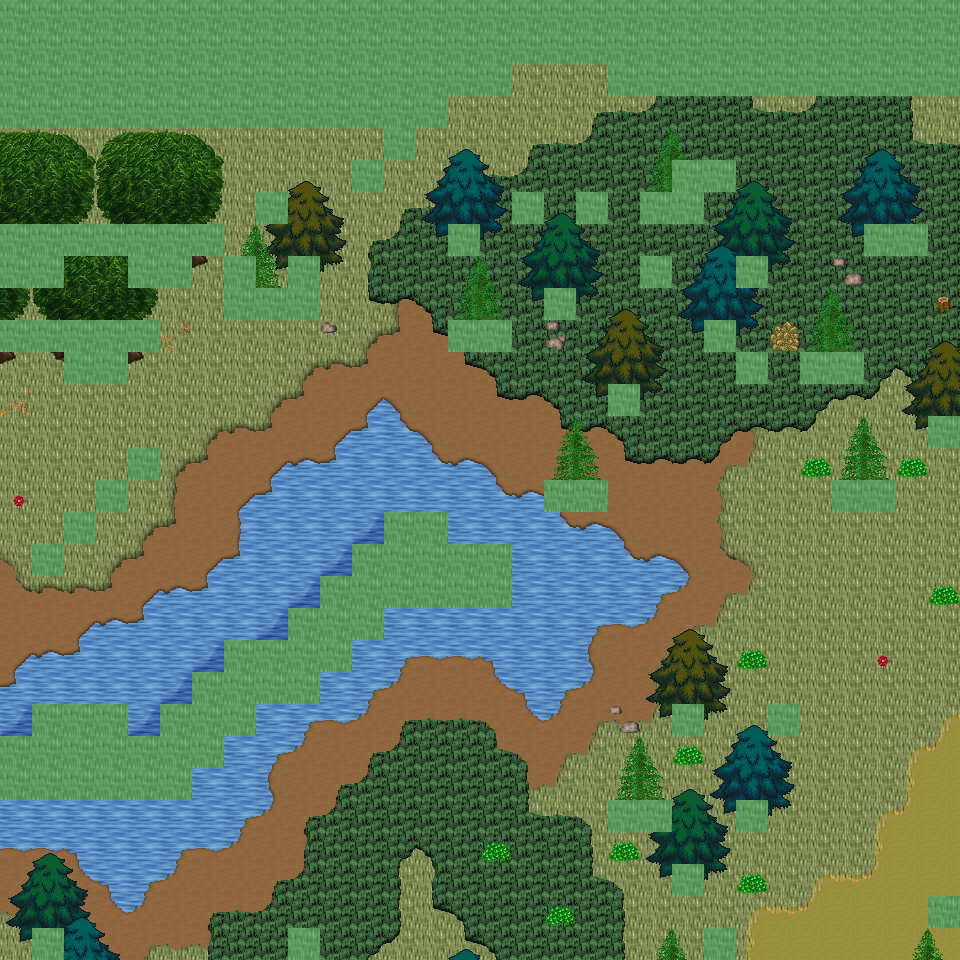

This is a level from a 2D game, rendered from its Tiled map with the project's own tilesets. A one-line summary and the map file follow, with tile-layer data summarised:
An orthogonal 30x30 tile map with 32x32 px tiles, 6 tile layers (Ground, Object, Object2, Above, ...), 48 tilesets and 11 objects (11x mapExit).

<map version="1.0" orientation="orthogonal" renderorder="right-down" width="30" height="30" tilewidth="32" tileheight="32" nextobjectid="12">
  <tileset firstgid="1" name="tileset_ground_ground" tilewidth="32" tileheight="32" tilecount="33" columns="3">
    <image source="../drawable/tileset_ground_ground.png" width="96" height="352" />
  </tileset>
  <tileset firstgid="34" name="tileset_ground_ground_2" tilewidth="32" tileheight="32" tilecount="4" columns="4">
    <image source="../drawable/tileset_ground_ground_2.png" width="128" height="32" />
  </tileset>
  <tileset firstgid="38" name="tileset_ground_ridge_earth_dark" tilewidth="32" tileheight="32" tilecount="96" columns="12">
    <image source="../drawable/tileset_ground_ridge_earth_dark.png" width="384" height="256" />
  </tileset>
  <tileset firstgid="134" name="tileset_plant_grasses" tilewidth="32" tileheight="32" tilecount="6" columns="3">
    <image source="../drawable/tileset_plant_grasses.png" width="96" height="64" />
  </tileset>
  <tileset firstgid="140" name="tileset_plant_bush_bushes" tilewidth="32" tileheight="32" tilecount="10" columns="5">
    <image source="../drawable/tileset_plant_bush_bushes.png" width="160" height="64" />
  </tileset>
  <tileset firstgid="150" name="tileset_plant_flower_daisy_white" tilewidth="32" tileheight="32" tilecount="8" columns="2">
    <image source="../drawable/tileset_plant_flower_daisy_white.png" width="64" height="128" />
  </tileset>
  <tileset firstgid="158" name="tileset_building_fence_fence_chunky" tilewidth="32" tileheight="32" tilecount="21" columns="3">
    <image source="../drawable/tileset_building_fence_fence_chunky.png" width="96" height="224" />
  </tileset>
  <tileset firstgid="179" name="tileset_ground_rock_rocks_2" tilewidth="32" tileheight="32" tilecount="4" columns="2">
    <image source="../drawable/tileset_ground_rock_rocks_2.png" width="64" height="64" />
  </tileset>
  <tileset firstgid="183" name="tileset_building_roof_green" tilewidth="32" tileheight="32" tilecount="20" columns="5">
    <image source="../drawable/tileset_building_roof_green.png" width="160" height="128" />
  </tileset>
  <tileset firstgid="203" name="tileset_building_wall_wall_brown" tilewidth="32" tileheight="32" tilecount="12" columns="3">
    <image source="../drawable/tileset_building_wall_wall_brown.png" width="96" height="128" />
  </tileset>
  <tileset firstgid="215" name="tileset_plant_flower_daisy_red" tilewidth="32" tileheight="32" tilecount="8" columns="2">
    <image source="../drawable/tileset_plant_flower_daisy_red.png" width="64" height="128" />
  </tileset>
  <tileset firstgid="223" name="tileset_item_corpse_huge_animal" tilewidth="32" tileheight="32" tilecount="16" columns="2">
    <image source="../drawable/tileset_item_corpse_huge_animal.png" width="64" height="256" />
  </tileset>
  <tileset firstgid="239" name="tileset_plant_stump_rectangular" tilewidth="32" tileheight="32" tilecount="4" columns="2">
    <image source="../drawable/tileset_plant_stump_rectangular.png" width="64" height="64" />
  </tileset>
  <tileset firstgid="243" name="tileset_ground_rock_pebbles" tilewidth="32" tileheight="32" tilecount="3" columns="1">
    <image source="../drawable/tileset_ground_rock_pebbles.png" width="32" height="96" />
  </tileset>
  <tileset firstgid="246" name="tileset_plant_tree_tree_green" tilewidth="32" tileheight="32" tilecount="88" columns="8">
    <image source="../drawable/tileset_plant_tree_tree_green.png" width="256" height="352" />
  </tileset>
  <tileset firstgid="334" name="tileset_item_pot_dark_barrel" tilewidth="32" tileheight="32" tilecount="2" columns="1">
    <image source="../drawable/tileset_item_pot_dark_barrel.png" width="32" height="64" />
  </tileset>
  <tileset firstgid="336" name="tileset_plant_leaves" tilewidth="32" tileheight="32" tilecount="8" columns="4">
    <image source="../drawable/tileset_plant_leaves.png" width="128" height="64" />
  </tileset>
  <tileset firstgid="344" name="tileset_item_statue_cross" tilewidth="32" tileheight="32" tilecount="1" columns="1">
    <image source="../drawable/tileset_item_statue_cross.png" width="32" height="32" />
  </tileset>
  <tileset firstgid="345" name="tileset_ground_ladder_vertical_dark" tilewidth="32" tileheight="32" tilecount="3" columns="3">
    <image source="../drawable/tileset_ground_ladder_vertical_dark.png" width="96" height="32" />
  </tileset>
  <tileset firstgid="348" name="tileset_furniture_light_dark_torch" tilewidth="32" tileheight="32" tilecount="8" columns="2">
    <image source="../drawable/tileset_furniture_light_dark_torch.png" width="64" height="128" />
  </tileset>
  <tileset firstgid="356" name="tileset_building_door_door_n" tilewidth="32" tileheight="32" tilecount="6" columns="3">
    <image source="../drawable/tileset_building_door_door_n.png" width="96" height="64" />
  </tileset>
  <tileset firstgid="362" name="tileset_building_window_window_long" tilewidth="32" tileheight="32" tilecount="3" columns="3">
    <image source="../drawable/tileset_building_window_window_long.png" width="96" height="32" />
  </tileset>
  <tileset firstgid="365" name="tileset_building_roof_yellow" tilewidth="32" tileheight="32" tilecount="20" columns="5">
    <image source="../drawable/tileset_building_roof_yellow.png" width="160" height="128" />
  </tileset>
  <tileset firstgid="385" name="tileset_plant_vine" tilewidth="32" tileheight="32" tilecount="3" columns="1">
    <image source="../drawable/tileset_plant_vine.png" width="32" height="96" />
  </tileset>
  <tileset firstgid="388" name="tileset_logic_portal" tilewidth="32" tileheight="32" tilecount="24" columns="8">
    <image source="../drawable/tileset_logic_portal.png" width="256" height="96" />
  </tileset>
  <tileset firstgid="412" name="tileset_logic_collision" tilewidth="32" tileheight="32" tilecount="1" columns="1">
    <image source="../drawable/tileset_logic_collision.png" width="32" height="32" />
  </tileset>
  <tileset firstgid="413" name="tileset_logic_protection" tilewidth="32" tileheight="32" tilecount="2" columns="2">
    <image source="../drawable/tileset_logic_protection.png" width="64" height="32" />
  </tileset>
  <tileset firstgid="415" name="tileset_ground_green_paving" tilewidth="32" tileheight="32" tilecount="18" columns="3">
    <image source="../drawable/tileset_ground_green_paving.png" width="96" height="192" />
  </tileset>
  <tileset firstgid="433" name="tileset_ground_grass_2" tilewidth="32" tileheight="32" tilecount="21" columns="3">
    <image source="../drawable/tileset_ground_grass_2.png" width="96" height="224" />
  </tileset>
  <tileset firstgid="454" name="tileset_ground_earth_edges" tilewidth="32" tileheight="32" tilecount="18" columns="6">
    <image source="../drawable/tileset_ground_earth_edges.png" width="192" height="96" />
  </tileset>
  <tileset firstgid="472" name="tileset_ground_grass_corners" tilewidth="32" tileheight="32" tilecount="24" columns="6">
    <image source="../drawable/tileset_ground_grass_corners.png" width="192" height="128" />
  </tileset>
  <tileset firstgid="496" name="tileset_ground_earth_edges_yellowgreen" tilewidth="32" tileheight="32" tilecount="15" columns="5">
    <image source="../drawable/tileset_ground_earth_edges_yellowgreen.png" width="160" height="96" />
  </tileset>
  <tileset firstgid="511" name="tileset_ground_water_pool" tilewidth="32" tileheight="32" tilecount="72" columns="3">
    <image source="../drawable/tileset_ground_water_pool.png" width="96" height="768" />
  </tileset>
  <tileset firstgid="583" name="tileset_building_house_pink_blue" tilewidth="32" tileheight="32" tilecount="99" columns="11">
    <image source="../drawable/tileset_building_house_pink_blue.png" width="352" height="288" />
  </tileset>
  <tileset firstgid="682" name="tileset_plant_flower_foxgloves" tilewidth="32" tileheight="32" tilecount="4" columns="2">
    <image source="../drawable/tileset_plant_flower_foxgloves.png" width="64" height="64" />
  </tileset>
  <tileset firstgid="686" name="tileset_plant_tree_evergreen" tilewidth="32" tileheight="32" tilecount="36" columns="3">
    <image source="../drawable/tileset_plant_tree_evergreen.png" width="96" height="384" />
  </tileset>
  <tileset firstgid="722" name="tileset_plant_tree_spruce" tilewidth="32" tileheight="32" tilecount="6" columns="2">
    <image source="../drawable/tileset_plant_tree_spruce.png" width="64" height="96" />
  </tileset>
  <tileset firstgid="728" name="tileset_plant_bush_large_green" tilewidth="32" tileheight="32" tilecount="9" columns="3">
    <image source="../drawable/tileset_plant_bush_large_green.png" width="96" height="96" />
  </tileset>
  <tileset firstgid="737" name="tileset_plant_stump_hollow_logs" tilewidth="32" tileheight="32" tilecount="6" columns="3">
    <image source="../drawable/tileset_plant_stump_hollow_logs.png" width="96" height="64" />
  </tileset>
  <tileset firstgid="743" name="tileset_plant_stump_small_stump" tilewidth="32" tileheight="32" tilecount="4" columns="2">
    <image source="../drawable/tileset_plant_stump_small_stump.png" width="64" height="64" />
  </tileset>
  <tileset firstgid="747" name="tileset_plant_bush_bush_pinks" tilewidth="32" tileheight="32" tilecount="4" columns="2">
    <image source="../drawable/tileset_plant_bush_bush_pinks.png" width="64" height="64" />
  </tileset>
  <tileset firstgid="751" name="tileset_building_outhouse" tilewidth="32" tileheight="32" tilecount="12" columns="3">
    <image source="../drawable/tileset_building_outhouse.png" width="96" height="128" />
  </tileset>
  <tileset firstgid="763" name="tileset_item_pot_wooden_bins" tilewidth="32" tileheight="32" tilecount="4" columns="2">
    <image source="../drawable/tileset_item_pot_wooden_bins.png" width="64" height="64" />
  </tileset>
  <tileset firstgid="767" name="tileset_ground_dry_grass" tilewidth="32" tileheight="32" tilecount="54" columns="9">
    <image source="../drawable/tileset_ground_dry_grass.png" width="288" height="192" />
  </tileset>
  <tileset firstgid="821" name="tileset_ground_grass_edges" tilewidth="32" tileheight="32" tilecount="36" columns="12">
    <image source="../drawable/tileset_ground_grass_edges.png" width="384" height="96" />
  </tileset>
  <tileset firstgid="857" name="tileset_light_light_1x1" tilewidth="32" tileheight="32" tilecount="3" columns="3">
    <image source="../drawable/tileset_light_light_1x1.png" width="96" height="32" />
  </tileset>
  <tileset firstgid="860" name="tileset_building_huts" tilewidth="32" tileheight="32" tilecount="338" columns="26">
    <image source="../drawable/tileset_building_huts.png" width="832" height="416" />
  </tileset>
  <tileset firstgid="1198" name="tileset_light_door_light" tilewidth="32" tileheight="32" tilecount="12" columns="3">
    <image source="../drawable/tileset_light_door_light.png" width="96" height="128" />
  </tileset>
  <layer name="Ground" width="30" height="30">
    <data>[900 cells, 900 non-empty, 12 distinct tile ids]</data>
  </layer>
  <layer name="Object" width="30" height="30">
    <data>[900 cells, 384 non-empty, 76 distinct tile ids]</data>
  </layer>
  <layer name="Object2" width="30" height="30">
    <data>[900 cells, 15 non-empty, 7 distinct tile ids]</data>
  </layer>
  <layer name="Above" width="30" height="30">
    <data>[900 cells, 106 non-empty, 30 distinct tile ids]</data>
  </layer>
  <layer name="Above2" width="30" height="30">
    <data>[900 cells, 85 non-empty, 17 distinct tile ids]</data>
  </layer>
  <layer name="Walkable" width="30" height="30">
    <data>[900 cells, 208 non-empty, 1 distinct tile ids]</data>
  </layer>
  <objectgroup name="MapEvents">
    <object id="1" name="south" type="mapExit" x="0" y="928" width="32" height="32">
      <properties>
        <property name="map" value="level_0_x122_y9" />
        <property name="x" value="0" />
        <property name="y" value="1" />
      </properties>
    </object>
    <object id="2" name="south2" type="mapExit" x="64" y="928" width="224" height="32">
      <properties>
        <property name="map" value="level_0_x122_y9" />
        <property name="x" value="2" />
        <property name="y" value="1" />
      </properties>
    </object>
    <object id="3" name="south3" type="mapExit" x="320" y="928" width="384" height="32">
      <properties>
        <property name="map" value="level_0_x122_y9" />
        <property name="x" value="10" />
        <property name="y" value="1" />
      </properties>
    </object>
    <object id="4" name="south4" type="mapExit" x="736" y="928" width="224" height="32">
      <properties>
        <property name="map" value="level_0_x122_y9" />
        <property name="x" value="23" />
        <property name="y" value="1" />
      </properties>
    </object>
    <object id="5" name="west" type="mapExit" x="0" y="128" width="32" height="96">
      <properties>
        <property name="map" value="level_0_x121_y8" />
        <property name="x" value="28" />
        <property name="y" value="4" />
      </properties>
    </object>
    <object id="6" name="west2" type="mapExit" x="0" y="288" width="32" height="32">
      <properties>
        <property name="map" value="level_0_x121_y8" />
        <property name="x" value="28" />
        <property name="y" value="9" />
      </properties>
    </object>
    <object id="7" name="west3" type="mapExit" x="0" y="352" width="32" height="384">
      <properties>
        <property name="map" value="level_0_x121_y8" />
        <property name="x" value="28" />
        <property name="y" value="11" />
      </properties>
    </object>
    <object id="8" name="west4" type="mapExit" x="0" y="800" width="32" height="160">
      <properties>
        <property name="map" value="level_0_x121_y8" />
        <property name="x" value="28" />
        <property name="y" value="25" />
      </properties>
    </object>
    <object id="9" name="east" type="mapExit" x="928" y="96" width="32" height="320">
      <properties>
        <property name="map" value="level_0_x123_y8" />
        <property name="x" value="1" />
        <property name="y" value="3" />
      </properties>
    </object>
    <object id="10" name="east2" type="mapExit" x="928" y="448" width="32" height="448">
      <properties>
        <property name="map" value="level_0_x123_y8" />
        <property name="x" value="1" />
        <property name="y" value="14" />
      </properties>
    </object>
    <object id="11" name="east3" type="mapExit" x="928" y="928" width="32" height="32">
      <properties>
        <property name="map" value="level_0_x123_y8" />
        <property name="x" value="1" />
        <property name="y" value="29" />
      </properties>
    </object>
  </objectgroup>
</map>
